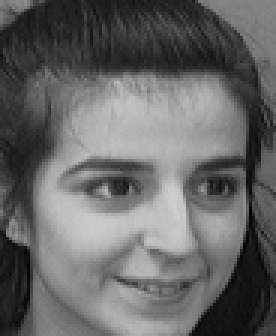
#> input picture Discriminant Locality Preserving Projection/attfaces/10/4.pgm, 92 x 112 px, found by its file name (shown 3 times larger); its folder holds only this picture in this run
$ jupyter execute --allow-errors 'LDA-Face Recognition.ipynb'
#> lines starting #> are read from the running program, lines starting #| are printed output that depends on the picture
[cell 1]
import os  # 导入操作系统模块
import numpy as np  # 导入numpy库并使用别名np
import cv2  # 导入OpenCV库
import matplotlib.pyplot as plt  # 导入matplotlib库并使用别名plt
import scipy  # 导入scipy库

[cell 2]
# 读取图像数据
def read_images():
    file_name = "attfaces"  # 数据集文件夹名称
    data_directory = ""+file_name  # 数据集所在目录路径

    data = np.zeros((400,10304))  # 存储图像数据的数组
    labels = np.zeros((400,1))  # 存储标签的数组

    i=0  # 计数器
    for name in os.listdir(data_directory):  # 遍历数据集文件夹中的文件
        folderPath = os.path.join(data_directory,name)  # 拼接文件夹路径
        for ImageName in os.listdir(folderPath):  # 遍历每个文件夹中的图像文件
            Image_path = os.path.join(folderPath,ImageName)  # 拼接图像文件路径

            img = cv2.imread(Image_path,0)  # 读取灰度图像
#> img is the input picture: shape (112, 92); min 0, max 209, mean 102.8
            data[i,:] = img.flatten()  # 将图像展平并存储到data数组中
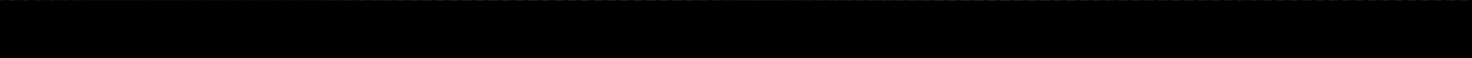
#> data: shape (400, 10304) float64 (shown at 1/7 size); min 0, max 209, mean 0.3
            labels[i] =  int(name)  # 将标签存储到labels数组中
            i+=1  # 计数器自增
#> pass 2 of the loop in read_images, `for name in os.listdir(data_directory):`:
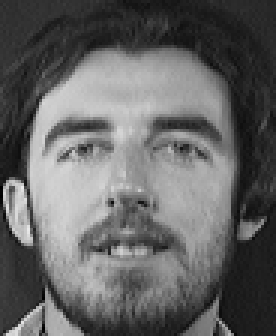
#> input picture Discriminant Locality Preserving Projection/attfaces/11/1.pgm, 92 x 112 px, found by its file name (shown 3 times larger)
#> in read_images, img is the input picture: shape (112, 92); min 0, max 234, mean 100
#> in read_images, `data[i,:] = img.flatten()`:
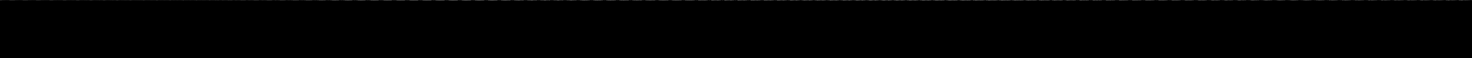
#> data: shape (400, 10304) float64 (shown at 1/7 size); min 0, max 234, mean 0.5
#> pass 3 of the loop in read_images, `for name in os.listdir(data_directory):`:
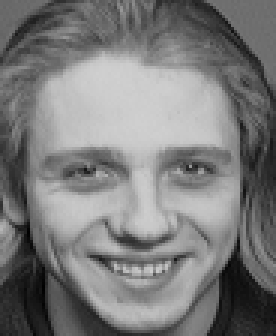
#> input picture Discriminant Locality Preserving Projection/attfaces/12/10.pgm, 92 x 112 px, found by its file name (shown 3 times larger)
#> in read_images, img is the input picture: shape (112, 92); min 0, max 208, mean 122.9
#> in read_images, `data[i,:] = img.flatten()`:
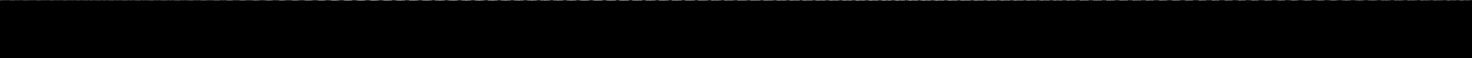
#> data: shape (400, 10304) float64 (shown at 1/7 size); min 0, max 234, mean 1.1
    return data, labels  # 返回图像数据和标签


# 训练集和测试集划分
def train_test_split(data, labels):
    train_split_value = int(data.shape[0]*(5/10))  # 训练集大小
    test_split_value = data.shape[0] - train_split_value  # 测试集大小

    train_data = np.zeros((train_split_value,10304))  # 存储训练集图像数据的数组
    train_labels = np.zeros((train_split_value,1))  # 存储训练集标签的数组

    test_data = np.zeros((test_split_value,10304))  # 存储测试集图像数据的数组
    test_labels = np.zeros((test_split_value,1))  # 存储测试集标签的数组

    # 奇数行用于训练数据，偶数行用于测试数据
    i_train=0  # 训练数据计数器
    i_test=0  # 测试数据计数器
    for i in range(data.shape[0]):  # 遍历所有数据
        # 偶数行
        if i%2==0:  # 判断是否为偶数行
           test_data[i_test,:] = data[i]  # 将当前图像存储到测试数据数组中
           test_labels[i_test] = labels[i]  # 将当前标签存储到测试标签数组中
           i_test+=1  # 测试数据计数器自增
        # 奇数行
        else:
           train_data[i_train,:] = data[i]  # 将当前图像存储到训练数据数组中
           train_labels[i_train] = labels[i]  # 将当前标签存储到训练标签数组中
           i_train+=1  # 训练数据计数器自增

    return train_data, train_labels, test_data, test_labels  # 返回训练集和测试集数据及标签

[cell 3]
# 计算每个类别的均值矩阵
def compute_classes_mean_matrix(train_data, train_labels):
    means = np.zeros((40,10304))  # 存储每个类别的均值矩阵
    train_test_split_ratio = 5  # 训练集与测试集的比例

    for i in range(1, 41):  # 遍历每个类别
        temp = np.where(train_labels == i)[0]  # 获取当前类别的训练数据索引
        temp_sum = np.zeros((1,10304))  # 存储当前类别的像素总和
        for j in range(train_test_split_ratio):  # 遍历当前类别的训练数据
           temp_sum += train_data[temp[j],:]  # 累加像素值

        means[i-1,:] = temp_sum / train_test_split_ratio  # 计算当前类别的均值
    return means  # 返回每个类别的均值矩阵

[cell 4]
# 计算所有类别的整体均值矩阵
# [7 lines left out: function compute_overall_mean_matrix, not called in this run]

[cell 5]
# 计算中心类别矩阵
# [7 lines left out: function compute_center_class_matrix, not called in this run]

[cell 6]
# 计算类间散布矩阵
# [12 lines left out: functions compute_between_class_scatter_matrix, compute_class_scatter_matrix, not called in this run]

[cell 7]
data, labels = read_images()  # 读取图像数据和标签
#> labels = 400 values, max 12 at index 3, min 0 at index 4, mean 0.11
print('Done images reading')  # 输出提示信息

train_data, train_labels, test_data, test_labels = train_test_split(data, labels)  # 划分训练集和测试集
#> after the loop in train_test_split, `for i in range(data.shape[0]):`: i_test = 200; test_labels = 200 values, max 11 at index 1, min 0 at index 2, mean 0.105; train_labels = 200 values, max 12 at index 1, min 0 at index 2, mean 0.115
print('Done Train Test Split')  # 输出提示信息

#> (the rest of this cell did not finish here and is left out)

[cell 8]
# 显示前16个特征脸
fig, axes = plt.subplots(4, 4, sharex=True, sharey=True, figsize=(8, 10))
#> (the rest of this cell did not finish here and is left out)

[cell 9]
# 测试要查询的图像
# [14 lines left out: function test_query_class_sample, not called in this run]

[cell 10]
# 测试已存在类别的样本图像
query_image = test_data[37]  # 取测试集中的图像
#> query_image = 10304 values from 0 to 0
#> (the rest of this cell did not finish here and is left out)

[cell 11]
# 测试训练集的样本图像
query_image = train_data[0]  # 取训练集中的图像
#> query_image = 10304 values, max 234 at index 5711, min 0 at index 5704, mean 100
#> (the rest of this cell did not finish here and is left out)
